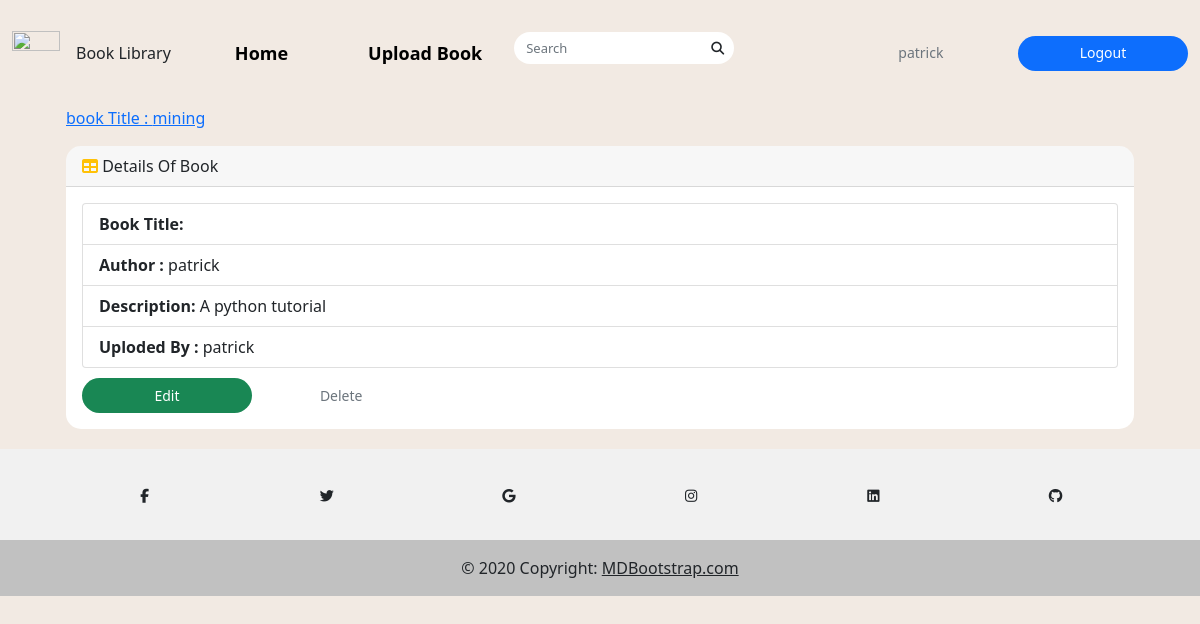
Screenshot of /detail/1 (signed in) with the database file from the repository.
### booksapp/models.py (models this page shows, shortened)
class Book(models.Model):
    title = models.CharField(max_length=100)
    author = models.CharField(max_length=100)
    year = models.CharField(max_length=100)
    publisher = models.CharField(max_length=200)
    desc = models.CharField(max_length=1000)
    uploaded_by = models.CharField(max_length=100, null=True, blank=True)
    user_id = models.CharField(max_length=100, null=True, blank=True)
    pdf = models.FileField(upload_to='bookapp/pdfs/')
    cover = models.ImageField(upload_to='bookapp/covers/', null=True, blank=True)

### booksapp/views.py (the view)
# urls.py: path('detail/<int:pk>', views.BookDetailView.as_view(), name='detail'),
class BookDetailView(LoginRequiredMixin,DetailView):
    model = Book
    template_name = 'books/book_detail.html'
    context_object_name = 'object'

### booksapp/templates/books/book_detail.html (shortened to what this page needs)
{% extends 'base.html' %}
{% load static %}
{% block content %}
{% include "navbar.html" %}
<div class="container">
        <div class="row">
          <div class="col-12 mb-1">
          <div class="col-12 mb-1">
              <div id="content-wrapper">
        <div class="container-fluid">
            <ol class="breadcrumb">
                <li class="breadcrumb-item">
                    <a href="">book Title : {{ object.title }} </a>
            </ol>
            <div class="card mb-3">
                <div class="card-header">
                    <i class="fas fa-table text-warning"></i>
                    Details Of Book
                </div>
                <div class="card-body">
 <div class="row">
        <div class="col-12">
            <ul class="list-group">
              <li class="list-group-item"><strong>Book Title:</strong> {{ object.task_title }}</li>
              <li class="list-group-item"><strong>Author :</strong> {{ object.author }}</li>
              <li class="list-group-item"><strong>Description:</strong> {{ object.desc }}</li>
              <li class="list-group-item"><strong>Uploded By :</strong> {{ object.uploaded_by }}</li>
            </ul>
        </div>
    </div>
    <div class="row top-buffer" style="padding-top: 10px">
        <div class="col-12">
                <a href=""><button type="button" class="btn btn-success">Edit</button></a>
                <a href=""><button type="button" class="btn btn-outline-secondary">Delete</button></a>
        </div>
    </div>
          </div>
        </div>
      </div>
    </div>
    </div>
          </div></div></div>    {% include "footer.html" %}
{% endblock %}

### home/templates/navbar.html (shortened to what this page needs)
<nav class="navbar navbar-expand-lg navbar-light py-4">
	<div class="container-fluid">
		<a class="navbar-brand" href="https://library.livecanvas.com/sections/">
			<img class="img-fluid" src="https://getbootstrap.com/docs/5.1/assets/brand/bootstrap-logo.svg" alt="" width="48px" height="48px">
		</a>Book Library
		<div class="collapse navbar-collapse" id="nav_lc">
			<ul class="navbar-nav my-3 my-lg-0 ms-lg-3 me-auto">
				<li class="nav-item me-4"><a class="nav-link" href="{% url 'home:index' %}">Home</a></li>
				<li class="nav-item me-4"><a class="nav-link" href="{% url 'booksapp:addbook' %}">Upload Book</a></li>
				<form action="{% url 'booksapp:search' %}" class="d-flex searchitem"> <input class="form-control me-2" type="search" placeholder="Search" aria-label="Search"> <i class="fa fa-search"></i> </form>
			</ul>
			<div>
				{% if user.is_authenticated %}
				<a class="btn btn-outline-secondary me-2" href="{% url 'users:profile' %}">{{user.username}}</a>
                <a class="btn btn-primary" href="{% url 'users:register' %}">Logout</a>
				{% else %}
				<a class="btn btn-outline-secondary me-2" href="{% url 'login' %}">Sign In</a>
                <a class="btn btn-primary" href="{% url 'users:register' %}">Sign Up</a>
				{% endif %}
            </div>
		</div>
	</div>
</nav>

### templates/base.html (style rules this page uses)
* { margin: 0; padding: 0 }
body { background-color: #f2eae3 }
.nav-link { font-size: 18px; color: #000 !important; font-weight: bold; margin-left: 40px }
.form-control { height: 32px; width: 100%; border-radius: 20px; color: #c7c6cb; font-size: 13px; border: none }
.searchitem { position: relative }
.searchitem i { position: absolute; right: 18px; top: 10px; font-size: 13px }
.btn { height: 35px; width: 170px; border: none; border-radius: 20px; font-size: 14px; font-weight: 500 }
.card { overflow: hidden; border: none; border-radius: 15px }

### rows the page displays
Book: title "mining", author "patrick", desc "A python tutorial", uploaded_by "patrick"

### other values shown
{{ user.username }} "patrick"
